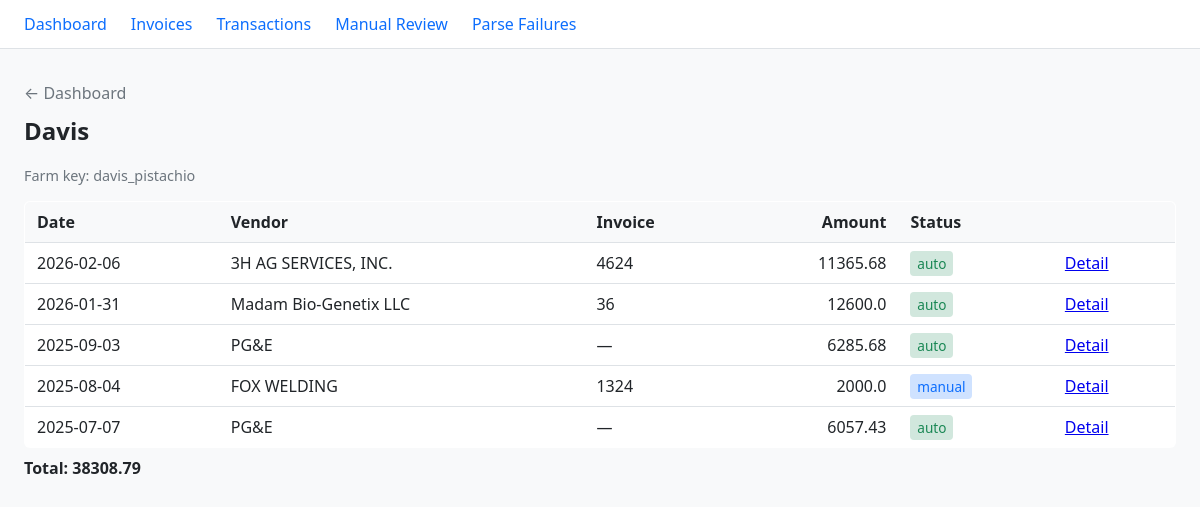
Page /farm/davis_pistachio on the committed database.
### tables this page shows
CREATE TABLE farms (
    farm_key TEXT PRIMARY KEY,
    display_name TEXT NOT NULL,
    created_at TEXT NOT NULL DEFAULT (datetime('now')),
    updated_at TEXT NOT NULL DEFAULT (datetime('now'))
);

CREATE TABLE transactions (
    id INTEGER PRIMARY KEY AUTOINCREMENT,
    doc_id TEXT NOT NULL UNIQUE,
    farm_key TEXT,
    farm_name TEXT,
    vendor_key TEXT,
    vendor_name TEXT,
    invoice_number TEXT,
    invoice_date TEXT,
    due_date TEXT,
    total_cents INTEGER NOT NULL DEFAULT 0,
    service_address TEXT,
    account_number TEXT,
    confidence REAL NOT NULL DEFAULT 0.0,
    needs_manual_review INTEGER NOT NULL DEFAULT 1 CHECK (needs_manual_review IN (0, 1)),
    manual_override INTEGER NOT NULL DEFAULT 0 CHECK (manual_override IN (0, 1)),
    processed_at TEXT NOT NULL,
    status TEXT NOT NULL CHECK (status IN ('auto', 'pending_manual', 'manual', 'duplicate', 'failed')),
    error_reason TEXT,
    content_fingerprint TEXT,
    invoice_key TEXT,
    duplicate_detected INTEGER NOT NULL DEFAULT 0 CHECK (duplicate_detected IN (0, 1)),
    duplicate_reason TEXT,
    duplicate_of_doc_id TEXT,
    created_at TEXT NOT NULL DEFAULT (datetime('now')),
    updated_at TEXT NOT NULL DEFAULT (datetime('now')), parse_status TEXT NOT NULL DEFAULT 'success', parse_failure_reason TEXT,
    FOREIGN KEY (doc_id) REFERENCES documents(doc_id),
    FOREIGN KEY (farm_key) REFERENCES farms(farm_key),
    FOREIGN KEY (vendor_key) REFERENCES vendors(vendor_key),
    FOREIGN KEY (duplicate_of_doc_id) REFERENCES documents(doc_id)
);

### core/api.py (the view)
@app.get("/farm/{farm_key}", response_class=HTMLResponse)
async def farm_detail(request: Request, farm_key: str) -> HTMLResponse:
    farms = queries.get_farms()
    farm_key_exists = any(f.get("farm_key") == farm_key for f in farms)
    if not farm_key_exists:
        raise HTTPException(status_code=404, detail="Farm not found")
    transactions = queries.get_transactions(limit=200, farm_key=farm_key)
    farm_name = next((f.get("display_name") or farm_key for f in farms if f.get("farm_key") == farm_key), farm_key)
    total_cents = sum((t.get("total_cents") or 0) for t in transactions)
    return templates.TemplateResponse(
        "farm_detail.html",
        {
            "request": request,
            "farm_key": farm_key,
            "farm_name": farm_name,
            "transactions": transactions,
            "total_cents": total_cents,
            "cents_to_dollars": _cents_to_dollars,
            "money": _money,
        },
    )

### templates/farm_detail.html (shortened to what this page needs)
{% extends "base.html" %}
{% block content %}
<p class="back"><a href="/">← Dashboard</a></p>
<h1>{{ farm_name }}</h1>
<p class="meta">Farm key: {{ farm_key }}</p>
<table class="table">
  <thead>
    <tr>
      <th>Date</th>
      <th>Vendor</th>
      <th>Invoice</th>
      <th class="num">Amount</th>
      <th>Status</th>
      <th></th>
    </tr>
  </thead>
  <tbody>
    {% for t in transactions %}
    <tr>
      <td>{{ t.invoice_date or '—' }}</td>
      <td>{{ t.vendor_name or t.vendor_key or '—' }}</td>
      <td>{{ t.invoice_number or '—' }}</td>
      <td class="num">{{ cents_to_dollars(t.total_cents) }}</td>
      <td><span class="status status-{{ t.status }}">{{ t.status }}</span></td>
      <td><a href="/transactions/{{ t.id }}">Detail</a></td>
    </tr>
    {% else %}
    <tr><td colspan="6">No transactions.</td></tr>
    {% endfor %}
  </tbody>
</table>
<p class="total-line">Total: {{ cents_to_dollars(total_cents) }}</p>
{% endblock %}

### static/styles.css (style rules this page uses)
:root { --bg: #f8f9fa; --card-bg: #fff; --border: #dee2e6; --text: #212529; --muted: #6c757d; --link: #0d6efd; --status-auto: #198754; --status-manual: #0d6efd; --status-pending_manual: #fd7e14; --status-failed: #dc3545; --parse-success: #198754; --parse-fail: #dc3545; }
* { box-sizing: border-box; }
body { font-family: system-ui, -apple-system, sans-serif; background: var(--bg); color: var(--text); margin: 0; padding: 0; line-height: 1.5; }
h1 { font-size: 1.5rem; margin-top: 0; }
.back { margin-bottom: 0.5rem; }
.back a { color: var(--muted); text-decoration: none; }
.meta { color: var(--muted); font-size: 0.9rem; }
.table { width: 100%; border-collapse: collapse; background: var(--card-bg); border: 1px solid var(--border); border-radius: 6px; overflow: hidden; }
.table th, .table td { padding: 0.5rem 0.75rem; text-align: left; border-bottom: 1px solid var(--border); }
.table th { background: var(--bg); font-weight: 600; }
.table .num { text-align: right; }
.table tr:last-child td { border-bottom: none; }
.status { font-size: 0.85rem; padding: 0.2em 0.5em; border-radius: 4px; }
.status-auto { background: #d1e7dd; color: var(--status-auto); }
.status-manual { background: #cfe2ff; color: var(--status-manual); }
.total-line { font-weight: 600; margin-top: 0.5rem; }

### rows in the picture
farms: display_name "Davis"
transactions: invoice_date "2026-02-06", vendor_name "3H AG SERVICES, INC.", invoice_number "4624", total_cents "11365.68", status "auto"
transactions: invoice_date "2026-01-31", vendor_name "Madam Bio-Genetix LLC", invoice_number "36", total_cents "12600.0", status "auto"
transactions: invoice_date "2025-09-03", vendor_name "PG&E", invoice_number "—", total_cents "6285.68", status "auto"
transactions: invoice_date "2025-08-04", vendor_name "FOX WELDING", invoice_number "1324", total_cents "2000.0", status "manual"
transactions: invoice_date "2025-07-07", vendor_name "PG&E", invoice_number "—", total_cents "6057.43", status "auto"

### other values in the picture
{{ farm_key }} "davis_pistachio"
{{ cents_to_dollars(total_cents) }} "38308.79"
